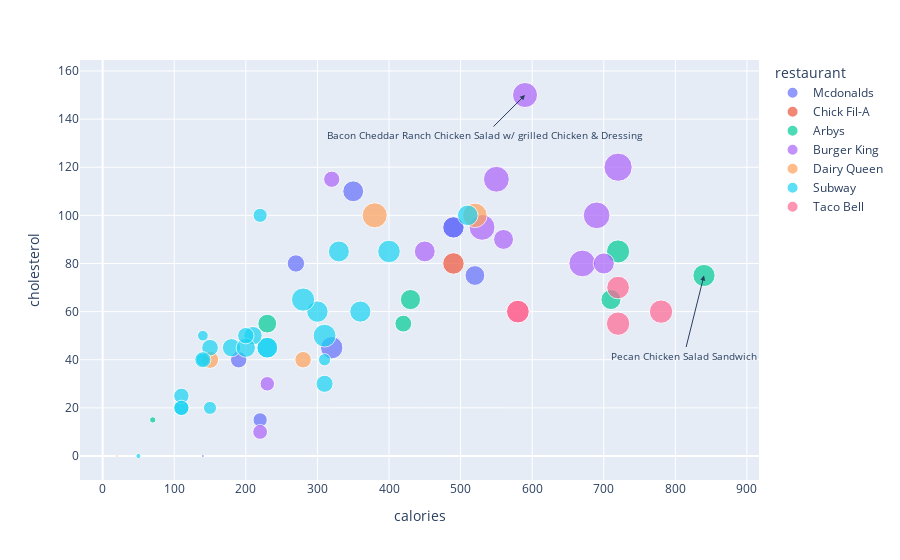

Notebook source saved alongside this figure:
### Code cell
fig = px.scatter(df_salad, 'calories', 'cholesterol',  color='restaurant', size='sodium', hover_data='item')
for i, row in df_salad.iterrows():
    
    if row['cholesterol']==150:
        fig.add_annotation(x=row['calories'], y=row['cholesterol'], text=row['item'], showarrow=True,
                       arrowhead=2, ax=-40, ay=40, font=dict(size=10))
        
    elif row['calories']==840:
        fig.add_annotation(x=row['calories'], y=row['cholesterol'], text=row['item'], showarrow=True,
                       arrowhead=2, ax=-20, ay=80, font=dict(size=10))
fig.show()

### Figure 1 — Plotly figure (JSON) as saved in the notebook; plotly's stock layout.template omitted (floating-point values rounded to 4 significant figures)
{"data": [{"customdata": [["Premium Asian Salad w/o Chicken"], ["Premium Asian Salad w/ Grilled Chicken"], ["Premium Asian Salad w/ Crispy Chicken"], ["Premium Bacon Ranch Salad w/o Chicken"], ["Premium Bacon Ranch Salad w/ Grilled Chicken"], ["Premium Bacon Ranch Salad w/ Crispy Chicken"], ["Premium Southwest Salad w/o Chicken"], ["Premium Southwest Salad w/ Grilled Chicken"], ["Premium Southwest Salad w/ Crispy Chicken"]], "hovertemplate": "restaurant=Mcdonalds<br>calories=%{x}<br>cholesterol=%{y}<br>sodium=%{marker.size}<br>item=%{customdata[0]}<extra></extra>", "legendgroup": "Mcdonalds", "marker": {"color": "#636efa", "size": [20, 740, 1120, 660, 1230, 1120, 500, 1070, 960], "sizemode": "area", "sizeref": 4.9, "symbol": "circle"}, "mode": "markers", "name": "Mcdonalds", "orientation": "v", "showlegend": true, "type": "scatter", "x": [140, 270, 490, 190, 320, 490, 220, 350, 520], "xaxis": "x", "y": [0, 80, 95, 40, 45, 95, 15, 110, 75], "yaxis": "y"}, {"customdata": [["Chicken Salad Sandwich"]], "hovertemplate": "restaurant=Chick Fil-A<br>calories=%{x}<br>cholesterol=%{y}<br>sodium=%{marker.size}<br>item=%{customdata[0]}<extra></extra>", "legendgroup": "Chick Fil-A", "marker": {"color": "#EF553B", "size": [1130], "sizemode": "area", "sizeref": 4.9, "symbol": "circle"}, "mode": "markers", "name": "Chick Fil-A", "orientation": "v", "showlegend": true, "type": "scatter", "x": [490], "xaxis": "x", "y": [80], "yaxis": "y"}, {"customdata": [["Pecan Chicken salad Flatbread"], ["Pecan Chicken Salad Sandwich"], ["Chopped Side Salad"], ["Crispy Chicken Farmhouse Salad"], ["Greek Gyro Salad"], ["Roast Turkey Farmhouse Salad"], ["Super Greek Salad"]], "hovertemplate": "restaurant=Arbys<br>calories=%{x}<br>cholesterol=%{y}<br>sodium=%{marker.size}<br>item=%{customdata[0]}<extra></extra>", "legendgroup": "Arbys", "marker": {"color": "#00cc96", "size": [980, 1210, 100, 1000, 700, 870, 1310], "sizemode": "area", "sizeref": 4.9, "symbol": "circle"}, "mode": "markers", "name": "Arbys", "orientation": "v", "showlegend": true, "type": "scatter", "x": [710, 840, 70, 430, 420, 230, 720], "xaxis": "x", "y": [65, 75, 15, 65, 55, 55, 85], "yaxis": "y"}, {"customdata": [["Bacon Cheddar Ranch Chicken Salad w/ grilled Chicken & Dressing"], ["Bacon Cheddar Ranch Chicken Salad w/ crispy Chicken & Dressing"], ["Chicken BLT Salad w/ Grilled Chicken"], ["Chicken BLT Salad w/ Crispy Chicken"], ["Chicken Caesar Salad w/ Grilled Chicken"], ["Chicken Caesar Salad w/ Crispy Chicken"], ["Chicken, Apple & Cranberry Salad w/ Grilled Chicken"], ["Chicken, Apple & Cranberry Salad w/ Crispy Chicken"], ["Garden Grilled Chicken Salad w/ Grilled Chicken, no dressing"], ["Garden Grilled Chicken Salad w/ Crispy Chicken, no dressing"], ["Side Caesar Salad with dressing"], ["Side Garden Salad and Avocado Ranch Dressing"]], "hovertemplate": "restaurant=Burger King<br>calories=%{x}<br>cholesterol=%{y}<br>sodium=%{marker.size}<br>item=%{customdata[0]}<extra></extra>", "legendgroup": "Burger King", "marker": {"color": "#ab63fa", "size": [1540, 1960, 1640, 1750, 1640, 1760, 980, 1090, 650, 1070, 540, 520], "sizemode": "area", "sizeref": 4.9, "symbol": "circle"}, "mode": "markers", "name": "Burger King", "orientation": "v", "showlegend": true, "type": "scatter", "x": [590, 720, 550, 690, 530, 670, 560, 700, 320, 450, 220, 230], "xaxis": "x", "y": [150, 120, 115, 100, 95, 80, 90, 80, 115, 85, 10, 30], "yaxis": "y"}, {"customdata": [["Crispy Chicken BLT Salad"], ["Crispy Chicken Garden Greens Salad"], ["Grilled Chicken BLT Salad"], ["Grilled Chicken Garden Greens Salad"], ["Side Salad"]], "hovertemplate": "restaurant=Dairy Queen<br>calories=%{x}<br>cholesterol=%{y}<br>sodium=%{marker.size}<br>item=%{customdata[0]}<extra></extra>", "legendgroup": "Dairy Queen", "marker": {"color": "#FFA15A", "size": [1470, 670, 1540, 730, 15], "sizemode": "area", "sizeref": 4.9, "symbol": "circle"}, "mode": "markers", "name": "Dairy Queen", "orientation": "v", "showlegend": true, "type": "scatter", "x": [520, 280, 380, 150, 20], "xaxis": "x", "y": [100, 40, 100, 40, 0], "yaxis": "y"}, {"customdata": [["Autumn Carved Turkey Salad"], ["B.L.T. Salad"], ["Big Hot Pastrami Melt Salad"], ["Big Philly Cheesesteak Salad"], ["Black Forest Ham Salad"], ["Buffalo Chicken Salad (with Ranch dressing)"], ["Carved Turkey & Bacon w/ Cheese Salad"], ["Carved Turkey Salad"], ["Chicken & Bacon Ranch Melt Salad (includes Ranch dressing)"], ["Cold Cut Combo Salad"], ["Double Chicken Salad"], ["Italian B.M.T.® Salad"], ["Italian Hero Salad"], ["Meatball Marinara Salad"], ["Oven Roasted Chicken Salad"], ["Roast Beef Salad"], ["Spicy Italian Salad"], ["Steak & Cheese Salad"], ["Subway Club Salad"], ["Subway Melt® Salad"], ["Sweet Onion Chicken Teriyaki Salad"], ["Tuna Salad"], ["Turkey Breast & Ham Salad"], ["Turkey Breast Salad"], ["Veggie Delite Salad"]], "hovertemplate": "restaurant=Subway<br>calories=%{x}<br>cholesterol=%{y}<br>sodium=%{marker.size}<br>item=%{customdata[0]}<extra></extra>", "legendgroup": "Subway", "marker": {"color": "#19d3f3", "size": [1120, 420, 1250, 1080, 590, 1100, 1320, 680, 1040, 820, 490, 1060, 1060, 720, 280, 450, 1280, 830, 640, 910, 660, 370, 580, 570, 65], "sizemode": "area", "sizeref": 4.9, "symbol": "circle"}, "mode": "markers", "name": "Subway", "orientation": "v", "showlegend": true, "type": "scatter", "x": [300, 150, 400, 330, 110, 360, 280, 150, 510, 180, 220, 230, 230, 310, 140, 140, 310, 210, 140, 200, 200, 310, 110, 110, 50], "xaxis": "x", "y": [60, 20, 85, 85, 20, 60, 65, 45, 100, 45, 100, 45, 45, 30, 50, 40, 50, 50, 40, 45, 50, 40, 25, 20, 0], "yaxis": "y"}, {"customdata": [["Express Taco Salad w/ Chips"], ["Express Taco Salad w/ Chips"], ["Fiesta Taco Salad-Beef"], ["Fiesta Taco Salad-Chicken"], ["Fiesta Taco Salad-Steak"]], "hovertemplate": "restaurant=Taco Bell<br>calories=%{x}<br>cholesterol=%{y}<br>sodium=%{marker.size}<br>item=%{customdata[0]}<extra></extra>", "legendgroup": "Taco Bell", "marker": {"color": "#FF6692", "size": [1270, 1270, 1340, 1260, 1340], "sizemode": "area", "sizeref": 4.9, "symbol": "circle"}, "mode": "markers", "name": "Taco Bell", "orientation": "v", "showlegend": true, "type": "scatter", "x": [580, 580, 780, 720, 720], "xaxis": "x", "y": [60, 60, 60, 70, 55], "yaxis": "y"}], "layout": {"annotations": [{"arrowhead": 2, "ax": -20, "ay": 80, "font": {"size": 10}, "showarrow": true, "text": "Pecan Chicken Salad Sandwich", "x": 840, "y": 75}, {"arrowhead": 2, "ax": -40, "ay": 40, "font": {"size": 10}, "showarrow": true, "text": "Bacon Cheddar Ranch Chicken Salad w/ grilled Chicken & Dressing", "x": 590, "y": 150}], "legend": {"itemsizing": "constant", "title": {"text": "restaurant"}, "tracegroupgap": 0}, "margin": {"t": 60}, "xaxis": {"anchor": "y", "domain": [0, 1], "title": {"text": "calories"}}, "yaxis": {"anchor": "x", "domain": [0, 1], "title": {"text": "cholesterol"}}}}
